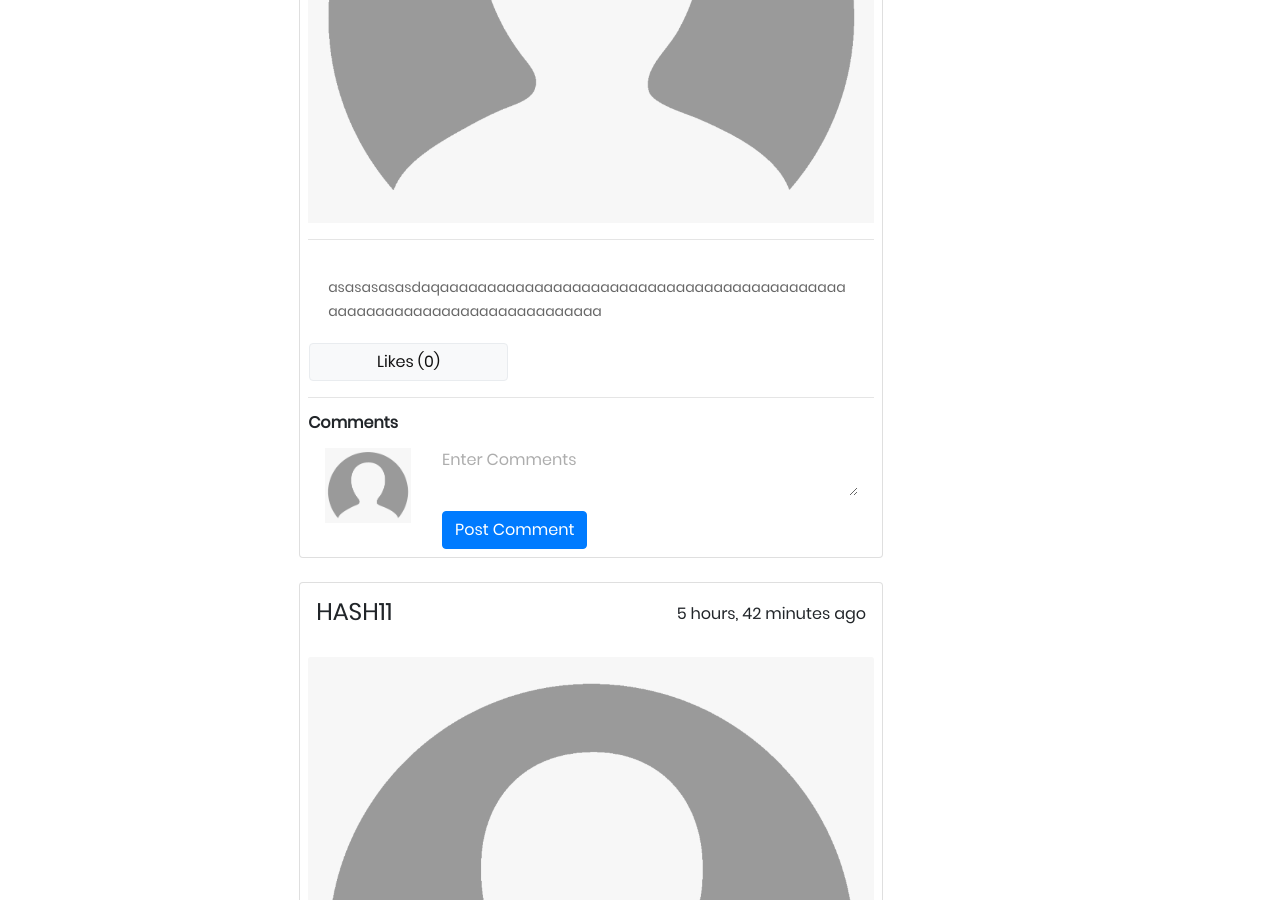
The app's page / (signed in, middle part), older data.
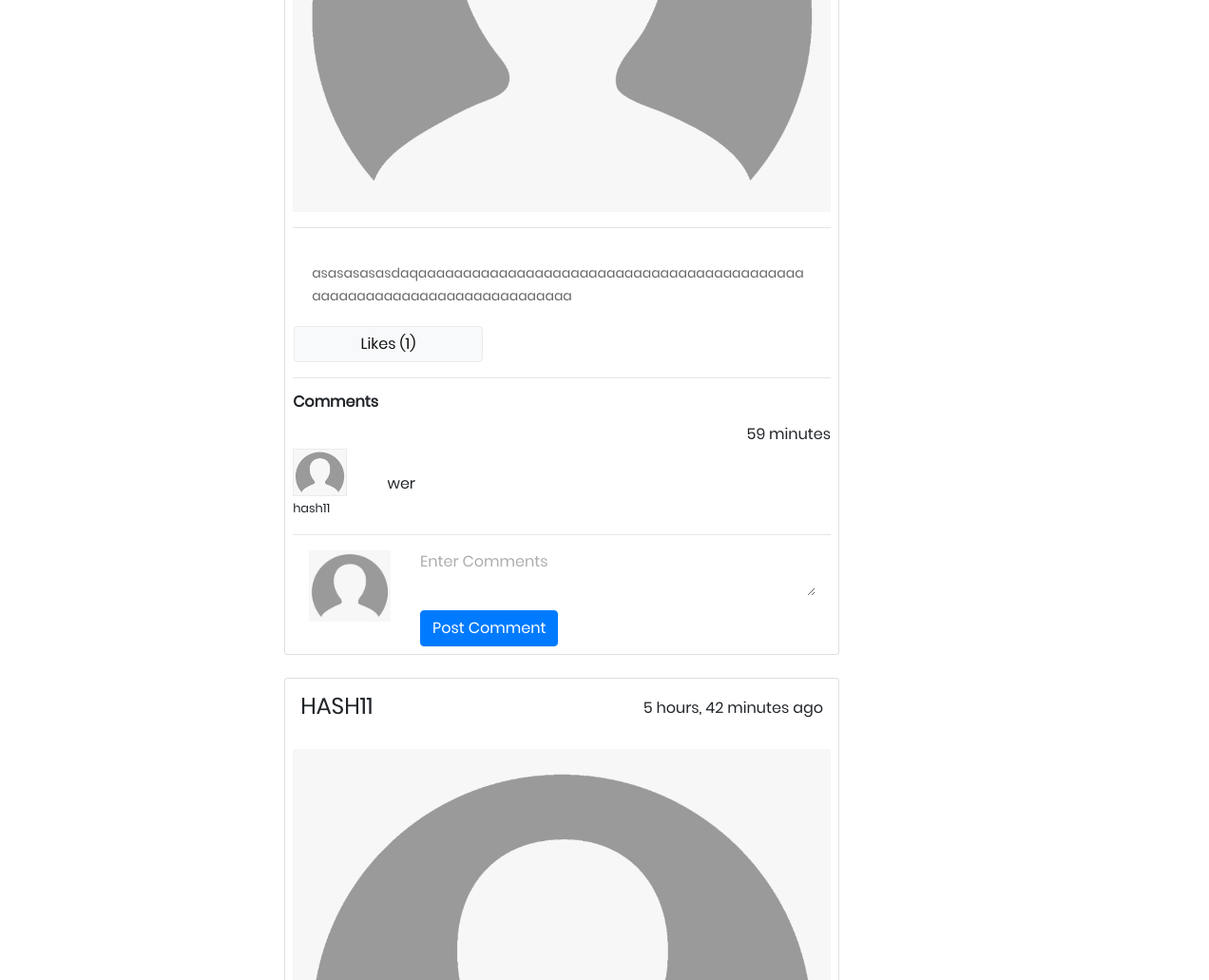
The same page, newer data.
### App/models.py (models this page shows, shortened)
class Post(models.Model):
    user = models.ForeignKey(User,on_delete=models.CASCADE)
    postText = models.CharField(max_length=100)
    postImage = models.ImageField(upload_to="post_pics")
    postLikes = models.ManyToManyField(profile)
    postdate = models.DateTimeField(auto_now=True)

class profile(models.Model):
    user = models.OneToOneField(User,on_delete=models.CASCADE)
    image = models.ImageField(default='default.jpg',upload_to="profile_pics")

class Comments(models.Model):
    user = models.ForeignKey(User,on_delete=models.CASCADE)
    post = models.ForeignKey(Post,on_delete=models.CASCADE)
    commentText = models.CharField(max_length=50)
    commentdate = models.DateTimeField(auto_now=True)

### App/views.py (the view, shortened to what this page needs)
# urls.py: path('',views.home,name='home'),
@login_required
def home(request):
    PostCreateform = CreatePost()
    CommentsPostform = CommentsPost()
    post = Post.objects.all()
    comment_Post = Comments.objects.all()
    context = {
        'form':PostCreateform,
        'Post':post,
        'comment_Post':comment_Post,
        'Commentform':CommentsPostform
    }
    return render(request,'home.html',context)

### App/forms.py
class CreatePost(forms.ModelForm):
	postImage = forms.ImageField( required=False)
	class Meta:
		model = Post
		fields = ['postImage','postText']

class CommentsPost(forms.ModelForm):
	commentText = forms.CharField( label="" ,widget=forms.Textarea(attrs={"placeholder":"Enter Comments",'class':'w-100 commentText',"rows":2, "cols":18}))
	class Meta:
		model = Comments
		fields = ['commentText']

### App/templates/home.html (shortened to what this page needs)
{% extends 'base.html' %}
{% load static %}
{% block content %}
<div class="container"><br>
  <div class="row m-3">
    <div class="col-lg-1 col-sm-12 col-md-12 ">
    </div>
    <div class="col-lg-9 col-sm-12 col-md-12 col-12">
      {% for post in Post reversed %}
      {% if post.postImage %}
      <br>
      <div class="card w-75 d-block m-auto p-2" style="width: 18rem;">
        <h4 class="p-2 text-uppercase">{{post.user}}</h4>
        <h6 style="margin-top: -5%;" class="float-right mr-2">{{post.postdate|timesince}} ago</h6><br>
        <img class="card-img-top" src="media/{{post.postImage}}" alt="Card image cap">
        <hr>
        <div class="card-body">
          <p class="card-text">{{ post.postText }}</p>
        </div>
        <form action="">
          <div class="row">
            {% if request.user.profile in post.postLikes.all %}
            <button data-post_id="{{post.id}}" type="button" class="btn btn-primary col-4 ml-3 likebutton">Likes
              ({{post.postLikes.count}})</button>
            {% elif request.user.profile not in post.postLikes.all %}
            <button data-post_id="{{post.id}}" type="button" class="btn btn-light col-4 ml-3 border likebutton">Likes
              ({{post.postLikes.count}})</button>
            {% endif %}
          </div>
        </form>
        <hr>
        <h6 class="mb-3"><b>Comments</b></h6>
        {% for comments in comment_Post %}
        {% if post.id == comments.post.id %}
        <h6 class=" {{comments.commentText}}{{comments.id}} float-right">{{comments.commentdate|timesince}}</h6><br class="{{comments.commentText}}{{comments.id}}">
        <div style="z-index: -1;" class="row {{comments.commentText}}{{comments.id}}" id='comments'>
          <div class="col-2 m-auto pr-3">
            <img class="border" style="height: 50px;" src="media/{{comments.user.profile.image}}" alt="">
            <small>{{ comments.user.username }}</small>
          </div>
          <div class="col-10 m-auto d-flex justify-content-lg-start">
            <h6>{{comments.commentText}}</h6>
          </div>
        </div>
        <hr class="{{comments.commentText}}{{comments.id}}">
        {% endif %}
        {% endfor %}
        <div class="row">
          <div class="w-25 ">
            <img class="d-block m-auto justify-content-center" style="height: 75px;"
              src="media/{{request.user.profile.image}}" alt="">
          </div>
          <div w-75>
            <form action="" method="POST">
              {{Commentform}}
              <button id="commentSubmit" data-post_id="{{post.id}}" class="btn btn-primary mt-2 commentSubmitted"
                type="button">Post Comment</button>
            </form>
          </div>
        </div>
      </div>
      {% elif post.postImage == "" %}
      <br>
      {% endif %}
      {% endfor %}
    </div>
    <div class="col-lg-1 col-sm-12 m-">
    </div>
  </div>
</div>
{% endblock content  %}

Row changes from the older to the newer data that the page shows:
computed for Post (number 1 of 2 on the later page): postLikes.count "0" → "1"
added Comments: commentdate "59 minutes", user.profile.image (placeholder picture), user.username "hash11", commentText "wer", shown under Post (number 1 of 2 on the later page)
